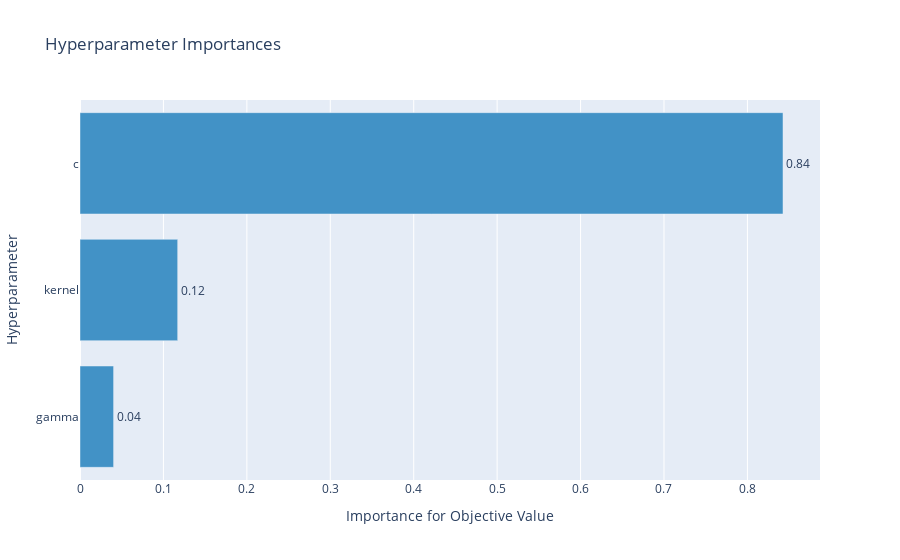

Write notebook code for a chart like this one.
### Code cell
plot_param_importances(study)

### Figure 1 — Plotly figure (JSON) as saved in the notebook; plotly's stock layout.template omitted (floating-point values rounded to 4 significant figures)
{"data": [{"cliponaxis": false, "hovertemplate": ["gamma (CategoricalDistribution): 0.04026698093145356<extra></extra>", "kernel (CategoricalDistribution): 0.1170865581387471<extra></extra>", "c (FloatDistribution): 0.8426464609297993<extra></extra>"], "marker": {"color": "rgb(66,146,198)"}, "orientation": "h", "text": ["0.04", "0.12", "0.84"], "textposition": "outside", "type": "bar", "x": [0.04027, 0.1171, 0.8426], "y": ["gamma", "kernel", "c"]}], "layout": {"showlegend": false, "title": {"text": "Hyperparameter Importances"}, "xaxis": {"title": {"text": "Importance for Objective Value"}}, "yaxis": {"title": {"text": "Hyperparameter"}}}}
